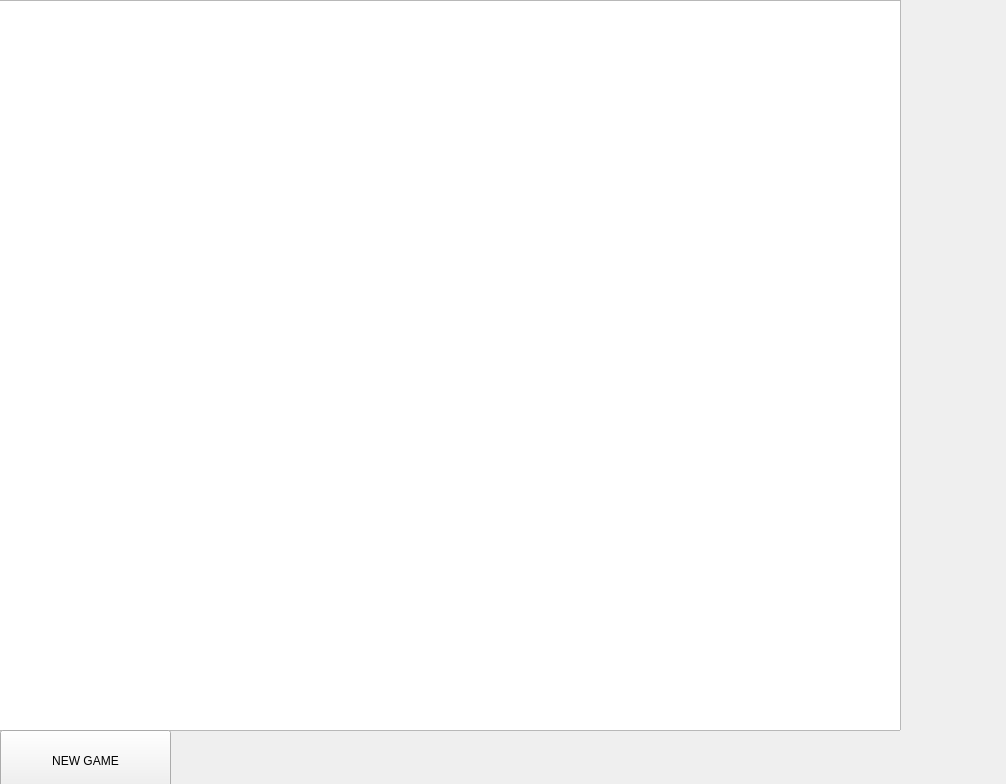
<?xml version="1.0" encoding="UTF-8"?>
<ui version="4.0">
 <class>MainWindow</class>
 <widget class="QMainWindow" name="MainWindow">
  <property name="geometry">
   <rect>
    <x>0</x>
    <y>0</y>
    <width>1006</width>
    <height>784</height>
   </rect>
  </property>
  <property name="windowTitle">
   <string>MainWindow</string>
  </property>
  <widget class="QWidget" name="centralwidget">
   <widget class="QGraphicsView" name="graphicsView">
    <property name="geometry">
     <rect>
      <x>-150</x>
      <y>0</y>
      <width>1051</width>
      <height>731</height>
     </rect>
    </property>
   </widget>
   <widget class="QPushButton" name="pushButton_NewGame">
    <property name="geometry">
     <rect>
      <x>0</x>
      <y>730</y>
      <width>171</width>
      <height>61</height>
     </rect>
    </property>
    <property name="text">
     <string>NEW GAME</string>
    </property>
   </widget>
  </widget>
 </widget>
 <resources/>
 <connections/>
</ui>
